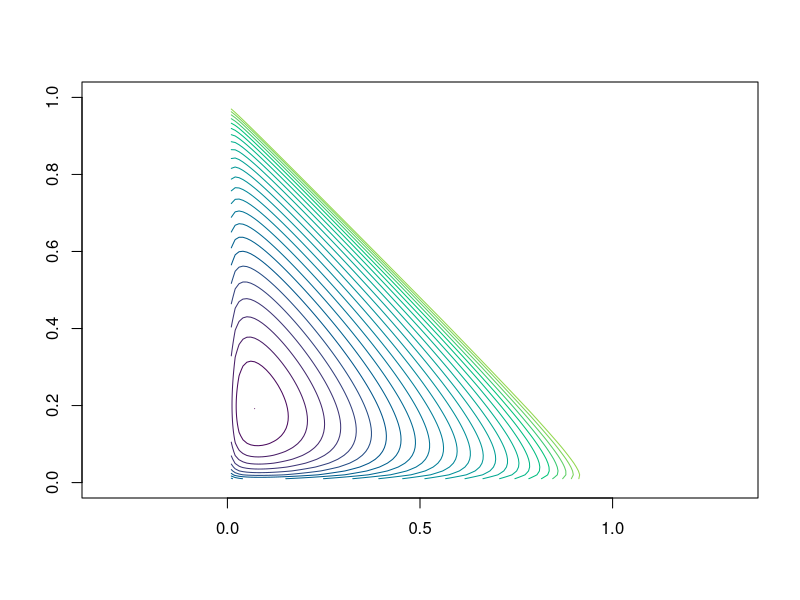
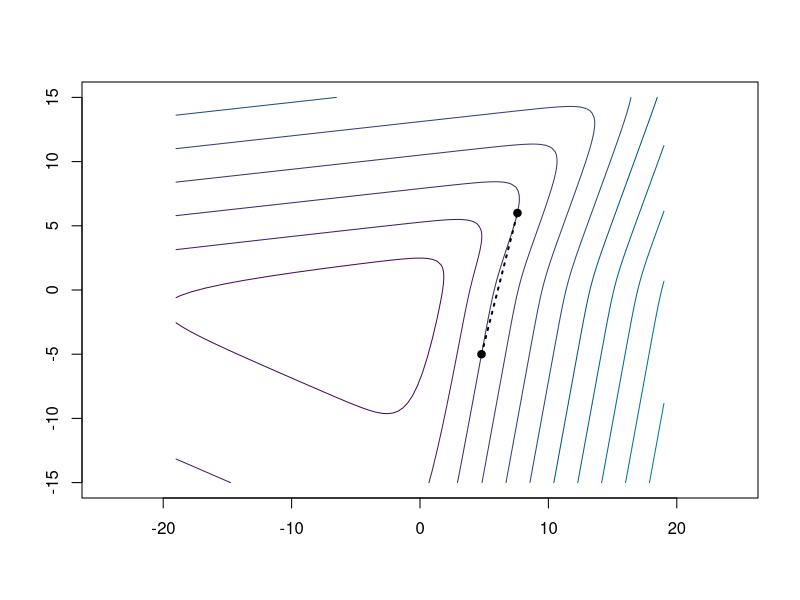
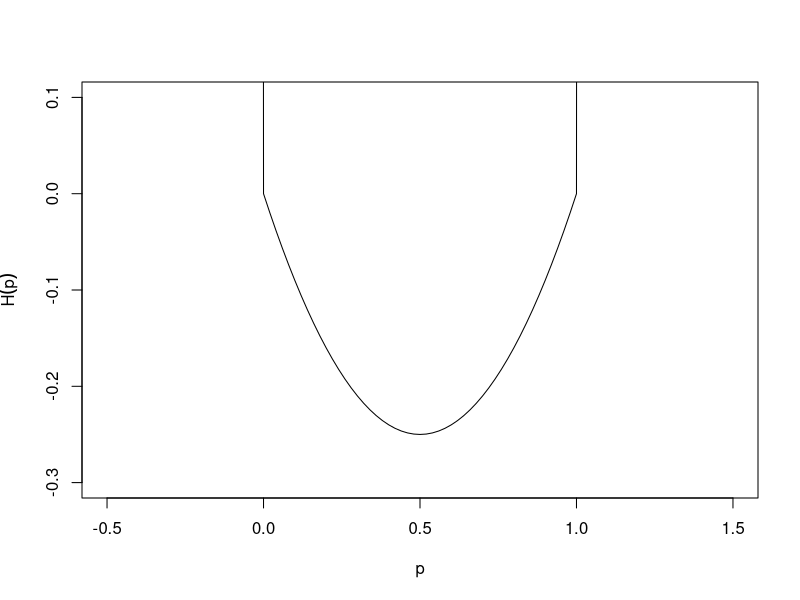

These charts were generated, in order, by the following R code: (Note: this script raises an error after producing the figures.)
## ---- chunk 1
#| label: setup
#| include: false

error_hook <- knitr::knit_hooks$get("error")
knitr::knit_hooks$set(
  error = function(x, options) {
    n <- options$linewidth
    if (!is.null(n)) {
      x <- knitr:::split_lines(x)
      if (any(nchar(x) > n)) {
        x <- strwrap(x, width = n)
      }
      x <- paste(x, collapse = "\n\t")
    }
    error_hook(x, options)
  }
)

library(patchwork)

old_options <- options(digits = 4)
## ---- chunk 2
#| label: moth_likelihood2
#| echo: false

M <- function(y, group) as.vector(tapply(y, group, sum))

mult_likelihood <- function(
  x,
  group,
  prob,
  constraint = function(par) TRUE
) {
  function(par) {
    pr <- prob(par)
    if (!constraint(par) || any(pr > 1) || any(pr < 0)) {
      return(Inf)
    }
    -sum(x * log(M(pr, group)))
  }
}

prob <- function(p) {
  p[3] <- 1 - p[1] - p[2]
  c(
    p[1]^2,
    2 * p[1] * p[2],
    2 * p[1] * p[3],
    p[2]^2,
    2 * p[2] * p[3],
    p[3]^2
  )
}

constraint <- function(par) {
  par[1] <= 1 &&
    par[1] >= 0 &&
    par[2] <= 1 &&
    par[2] >= 0 &&
    1 - par[1] - par[2] >= 0
}

loglik <- mult_likelihood(
  x = c(85, 196, 341),
  group = c(1, 1, 1, 2, 2, 3),
  prob = prob,
  constraint = constraint
)

moth_optim <- optim(c(0.3, 0.3), loglik)
## ---- chunk 3
#| label: likelihood
#| echo: false

neg_loglik_pep <- function(par, x) {
  pC <- par[1]
  pI <- par[2]
  pT <- 1 - pC - pI

  if (pC > 1 || pC < 0 || pI > 1 || pI < 0 || pT < 0) {
    return(Inf)
  }

  p_dar <- pC^2 + 2 * pC * pI + 2 * pC * pT
  p_mot <- pI^2 + 2 * pI * pT
  p_lig <- pT^2

  -(x[1] * log(p_dar) + x[2] * log(p_mot) + x[3] * log(p_lig))
}
## ---- chunk 4
#| label: surface
#| echo: false
#| fig-width: 3.9
#| fig-height: 3.9
#| fig-cap: "Contour plot of the negative log-likelihood for the peppered moths
#|   example."
#| warning: false

n <- 100

pC <- seq(0, 1, length.out = n)
pI <- seq(0, 1, length.out = n)
z <- matrix(NA, n, n)

x <- c(85, 196, 341)

for (i in seq_len(n)) {
  for (j in seq_len(n)) {
    z[i, j] <- neg_loglik_pep(c(pC[i], pI[j]), x)
  }
}
pal <- function(n) hcl.colors(n, "viridis", rev = FALSE)

min_z <- min(z)

levels <- exp(seq(log(min_z), log(3000), length.out = 25))

contour(
  pC,
  pI,
  z,
  levels = levels,
  col = pal(30),
  asp = 1,
  drawlabels = FALSE
)
## ---- chunk 5
#| echo: false
#| warning: false
#| fig-height: 3

other_negloglik <- function(theta, x) {
  theta <- c(theta, 0)

  pC <- exp(theta[1]) / sum(exp(theta))
  pI <- exp(theta[2]) / sum(exp(theta))
  pT <- 1 / sum(exp(theta))

  p_dark <- pC * (pC + 2 * pI + 2 * pT)
  p_mottled <- pI * (pI + 2 * pT)
  p_light <- pT^2

  -(x[1] * log(p_dark) +
    x[2] * log(p_mottled) +
    x[3] * log(p_light))
}

n <- 100

theta1 <- seq(-19, 19, length.out = n)
theta2 <- seq(-15, 15, length.out = n)
z <- matrix(NA, n, n)

x <- c(85, 196, 341)

for (i in seq_len(n)) {
  for (j in seq_len(n)) {
    z[i, j] <- other_negloglik(c(theta1[i], theta2[j]), x)
  }
}
pal <- function(n) hcl.colors(n, "viridis", rev = FALSE)

min_z <- min(z)

contour(
  theta1,
  theta2,
  z,
  col = pal(30),
  asp = 1,
  drawlabels = FALSE
)
x1 <- c(4.79, 7.59)
x2 <- c(-5, 6)
points(x1, x2, pch = 19)
lines(x1, x2, lty = "dotted", lwd = 2)
## ---- chunk 6
#| echo: false
#| fig-height: 3.4
#| fig-cap: Extended-value extension of a simple function.

p <- seq(-0.5, 1.5, length.out = 101)
f <- function(p) ifelse(p < 0 | p > 1, 10, p * (p - 1))
plot(
  p,
  f(p),
  type = "l",
  ylim = c(-0.3, 0.1),
  xlab = "p",
  ylab = expression(tilde(H)(p))
)
## ---- chunk 7
#| label: likelihood-again
#| ref-label: likelihood
## ---- chunk 8
#| label: optim-ex

obj <- function(x) (x[1] - 1)^2 + (x[2] - 2.5)^2
optim(c(0, 0), obj, method = "BFGS")
## ---- chunk 9
#| label: moth-optim-NM

x <- c(85, 196, 341)
x0 <- c(1 / 3, 1 / 3)
optim(x0, neg_loglik_pep, x = x)
## ---- chunk 10
#| label: moth-error
#| error: true

optim(c(0, 0), neg_loglik_pep, x = x)
## ---- chunk 11
#| echo: false
#| include: false

f <- function(x1, x2) ((x1 - 2)^2 + (x2 - 1)^2)

g <- function(x1, x2) x1 - 1

log_barrier <- function(x1, x2) {
  out <- -(log(-g(x1, x2)))
  out[!is.finite(out)] <- Inf
  out[is.nan(out)] <- Inf
  out
}

x1_grid <- seq(-1.5, 1.2, length.out = 101)
x2_grid <- seq(-0.5, 2.5, length.out = 101)
z1 <- outer(x1_grid, x2_grid, f)
z2 <- outer(x1_grid, x2_grid, log_barrier)

plot_barrier <- function(t) {
  z <- t * z1 + z2
  min_z <- min(z, na.rm = TRUE)
  levels <- exp(seq(
    log(min_z),
    log(20 + min_z),
    length.out = 25
  ))
  cols <- hcl.colors(30, "viridis", rev = FALSE)
  argmin <- which(z == min_z, arr.ind = TRUE)
  contour(
    x1_grid,
    x2_grid,
    z,
    levels = levels,
    drawlabels = FALSE,
    col = cols,
    asp = 1,
    xlab = expression(theta[1]),
    ylab = expression(theta[2])
  )
  abline(v = 1, lty = "dashed", col = "black", lwd = 2)
  points(
    x1_grid[argmin[1, 1]],
    x2_grid[argmin[1, 2]],
    pch = 4,
    col = "darkorange",
    cex = 1.5
  )
  legend(
    "topleft",
    legend = c("Constraint", "Optimum", paste0("t = ", t)),
    col = c("black", "darkorange", NA),
    lty = c("dashed", NA, NA),
    pch = c(NA, 4, NA),
    bg = "white"
  )
}
plot_barrier(0.085)
## ---- chunk 12
#| echo: false
#| fig-cap: "Contour plots of the barrier-penalized objective."
#| fig-height: 3.6
#| fig-width: 3.2

plot_barrier(0.085)
## ---- chunk 13
#| echo: false
#| fig-cap: "Contour plots of the barrier-penalized objective."
#| fig-height: 3.6
#| fig-width: 3.2

plot_barrier(0.1)
## ---- chunk 14
#| echo: false
#| fig-cap: "Contour plots of the barrier-penalized objective."
#| fig-height: 3.6
#| fig-width: 3.2

plot_barrier(0.2)
## ---- chunk 15
#| echo: false
#| fig-cap: "Contour plots of the barrier-penalized objective."
#| fig-height: 3.6
#| fig-width: 3.2

plot_barrier(0.5)
## ---- chunk 16
#| echo: false
#| fig-cap: "Contour plots of the barrier-penalized objective."
#| fig-height: 3.6
#| fig-width: 3.2

plot_barrier(10)
## ---- chunk 17
#| label: constr-optim-ex

A <- rbind(c(1, 0), c(-1, 0), c(0, 1), c(0, -1), c(-1, -1))

b <- c(0, -1, 0, -1, -1)

constrOptim(x0, neg_loglik_pep, NULL, ui = A, ci = b, x = x)$par
## ---- chunk 18
#| label: const-error
#| error: true

constrOptim(
  c(0.0, 0.3),
  neg_loglik_pep,
  NULL,
  ui = A,
  ci = b,
  x = x
)
## ---- chunk 19
#| label: moth_cond_exp

old_options <- options(digits = 3)
group <- c(1, 1, 1, 2, 2, 3)
p <- prob(moth_optim$par)
x[group] * p / M(p, group)[group]
options(digits = old_options$digits)
## ---- chunk 20
#| echo: false
#| fig-width: 5
#| fig-height: 3.9
#| fig-cap: "EM algorithm iterations for the two-coin example."

set.seed(1)
N <- 1000
heads <- {
  ind <- sample(c(TRUE, FALSE), N, TRUE)
  rbinom(N, 10, ifelse(ind, 0.8, 0.4))
}
maxit <- 20
theta <- c(0.6, 0.5) # start
theta_hist <- matrix(NA, nrow = maxit, ncol = 2)
colnames(theta_hist) <- c("thetaA", "thetaB")
loglik <- numeric(maxit)

for (t in 1:maxit) {
  # record before update
  theta_hist[t, ] <- theta
  pA <- dbinom(heads, 10, theta[1])
  pB <- dbinom(heads, 10, theta[2])
  mix <- 0.5 * pA + 0.5 * pB
  loglik[t] <- sum(log(mix))
  if (t == maxit) {
    break
  }
  gamma <- pA / (pA + pB) # responsibilities
  theta[1] <- sum(gamma * heads) / (10 * sum(gamma))
  theta[2] <- sum((1 - gamma) * heads) / (10 * sum(1 - gamma))
}

matplot(
  1:maxit,
  theta_hist,
  type = "b",
  pch = 19,
  col = c("blue", "red"),
  lty = 1,
  xlab = "Iteration",
  ylab = expression(theta[n]),
  ylim = c(0, 1)
)
abline(h = c(0.8, 0.4), col = c("blue", "red"), lty = 2)
legend(
  "bottomright",
  legend = c(
    expression(theta[A * "," * n]),
    expression(theta[B * "," * n])
  ),
  col = c("blue", "red"),
  lty = c(1, 1),
  pch = c(19, 19)
)
## ---- chunk 21
#| echo: false
#| fig-width: 4
#| fig-height: 3.5
#| fig-cap: "Convergence of the log-likelihood in the two-coin EM example."

plot(
  1:maxit,
  max(loglik) - loglik + 1e-10,
  type = "b",
  pch = 19,
  xlab = "Iteration",
  ylab = expression(max(l) - l),
  log = "y"
)
## ---- chunk 22
#| label: exercise-optim
#| include: false

a <- 2

f <- function(x, a) 0.5 * (x - a)^2

g <- function(x, a) x - a

A <- rbind(1, -1)
b <- c(-1, -1)

constrOptim(c(0.5), f, g, ui = A, ci = b, a = a)
